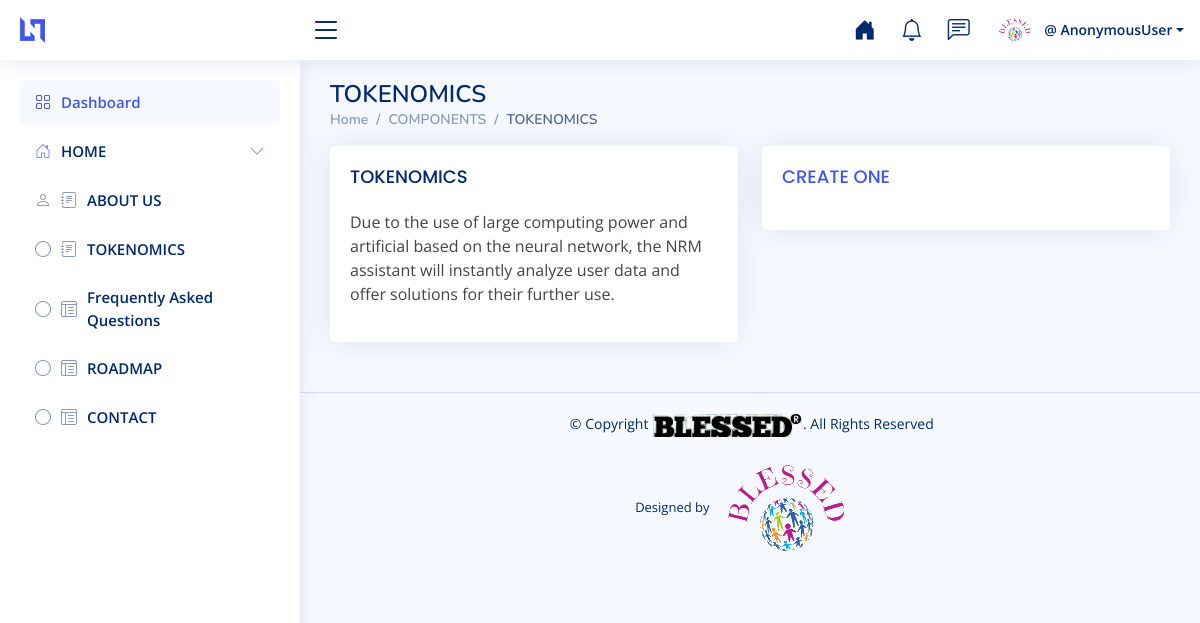
/TOKENIZE_LIST/, run on the app's committed database.
### ews_app/models.py (models this page shows, shortened)
class TK(models.Model):
    title = models.CharField(max_length=35)
    speech = models.TextField()
    class Meta:
        verbose_name_plural = 'TOKENIZE'

### ews_app/views.py (the view)
# urls.py: path('TOKENIZE_LIST/', views.Tokenize, name='token'),
def Tokenize(request):
    a = TK.objects.all()
    context = {
        'a': a,
    }
    return render(request, 'ews_app/tk.html', context)

### ews_app/templates/ews_app/tk.html (shortened to what this page needs)
{% extends 'ews_app/base.html' %}
{% load static %}
{% block content %}
<main id="main" class="main">
  <div class="pagetitle">
    <h1>TOKENOMICS</h1>
    <nav>
      <ol class="breadcrumb">
        <li class="breadcrumb-item"><a href="{% url 'ews_app:ad-hm' %}">Home</a></li>
        <li class="breadcrumb-item">COMPONENTS</li>
        <li class="breadcrumb-item active">TOKENOMICS</li>
      </ol>
    </nav>
  </div>
  <section class="section">
    <div class="row">
      <div class="col-lg-6">
        {% for x in a %}
        <div class="card">
          <div class="card-body">
            <h5 class="card-title">{{x.title}}</h5>
            <p>{{x.speech}}</p>
          </div>
        </div>
        {% endfor %}
      </div>
      <div class="col-lg-6">
        <div class="card">
          <div class="card-body">
            <h5 class="card-title"><a href="{% url 'ews_app:create-token' %}"> CREATE ONE</a></h5>
          </div>
        </div>
      </div>
    </div>
  </section>
</main>
{% endblock content %}

### static/adm/assets/css/style.css (style rules this page uses)
:root { scroll-behavior: smooth; }
body { font-family: "Open Sans", sans-serif; background: #f6f9ff; color: #444444; }
a { color: #4154f1; text-decoration: none; }
h1, h2, h3, h4, h5, h6 { font-family: "Nunito", sans-serif; }
#main { margin-top: 60px; padding: 20px 30px; transition: all 0.3s; }
.pagetitle { margin-bottom: 10px; }
.pagetitle h1 { font-size: 24px; margin-bottom: 0; font-weight: 600; color: #012970; }
.card { margin-bottom: 30px; border: none; border-radius: 5px; box-shadow: 0px 0 30px rgba(1, 41, 112, 0.1); }
.card-title { padding: 20px 0 15px 0; font-size: 18px; font-weight: 500; color: #012970; font-family: "Poppins", sans-serif; }
.card-body { padding: 0 20px 20px 20px; }
.breadcrumb { font-size: 14px; font-family: "Nunito", sans-serif; color: #899bbd; font-weight: 600; }
.breadcrumb a { color: #899bbd; transition: 0.3s; }
.breadcrumb .breadcrumb-item::before { color: #899bbd; }
.breadcrumb .active { color: #51678f; font-weight: 600; }
@media (min-width: 1200px) { #main, #footer { margin-left: 300px; } }

### data on the page
TK: title "TOKENOMICS", speech "Due to the use of large computing power and artificial based on the neural network, the NRM assistant will instantly analyze user data and offer solutions for their further use."

### other printed values
{{ user }} "AnonymousUser"
